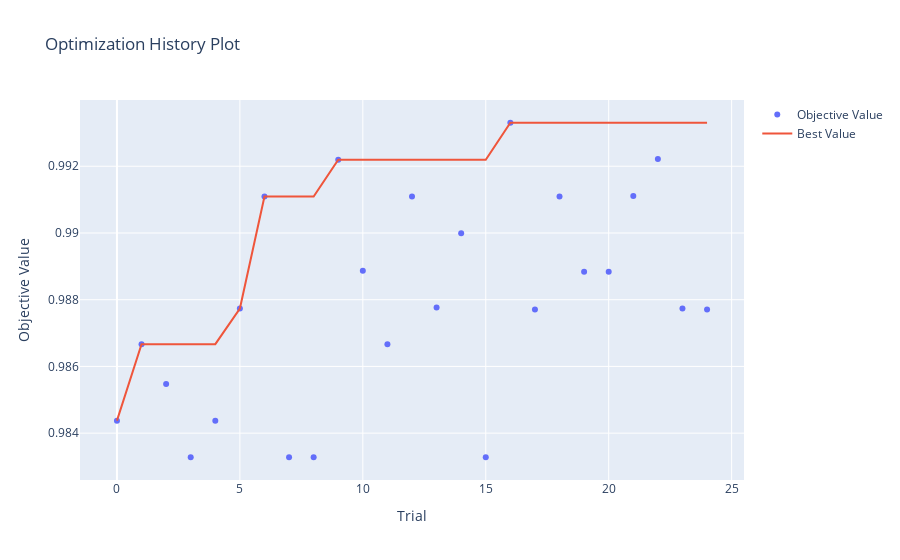

Notebook code cell kept with this figure:
### Code cell
# Plot how the best F1 score evolves with number of trials
fig = optuna.visualization.plot_optimization_history(study)
fig.show();

### Figure 1 — Plotly figure (JSON) as saved in the notebook; plotly's stock layout.template omitted (floating-point values rounded to 4 significant figures)
{"data": [{"mode": "markers", "name": "Objective Value", "type": "scatter", "x": [0, 1, 2, 3, 4, 5, 6, 7, 8, 9, 10, 11, 12, 13, 14, 15, 16, 17, 18, 19, 20, 21, 22, 23, 24], "y": [0.9844, 0.9867, 0.9855, 0.9833, 0.9844, 0.9877, 0.9911, 0.9833, 0.9833, 0.9922, 0.9889, 0.9867, 0.9911, 0.9878, 0.99, 0.9833, 0.9933, 0.9877, 0.9911, 0.9888, 0.9888, 0.9911, 0.9922, 0.9877, 0.9877]}, {"name": "Best Value", "type": "scatter", "x": [0, 1, 2, 3, 4, 5, 6, 7, 8, 9, 10, 11, 12, 13, 14, 15, 16, 17, 18, 19, 20, 21, 22, 23, 24], "y": [0.9844, 0.9867, 0.9867, 0.9867, 0.9867, 0.9877, 0.9911, 0.9911, 0.9911, 0.9922, 0.9922, 0.9922, 0.9922, 0.9922, 0.9922, 0.9922, 0.9933, 0.9933, 0.9933, 0.9933, 0.9933, 0.9933, 0.9933, 0.9933, 0.9933]}], "layout": {"autosize": true, "title": {"text": "Optimization History Plot"}, "xaxis": {"autorange": true, "range": [-1.406, 25.41], "title": {"text": "Trial"}, "type": "linear"}, "yaxis": {"autorange": true, "range": [0.9825, 0.9941], "title": {"text": "Objective Value"}, "type": "linear"}}}
